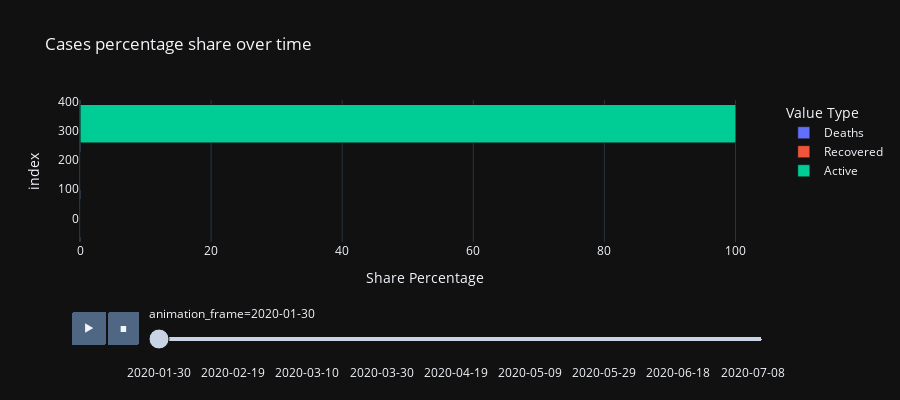

The code cell stored with this chart in its notebook:
### Code cell
fig = px.bar(meltedDF, 
       x = "Share Percentage",
       animation_frame = meltedDF['Date'].astype(str), 
       color = 'Value Type', 
       barmode = 'stack', height=400,
       template='plotly_dark',
       title='Cases percentage share over time',
       orientation='h')
fig.show()
